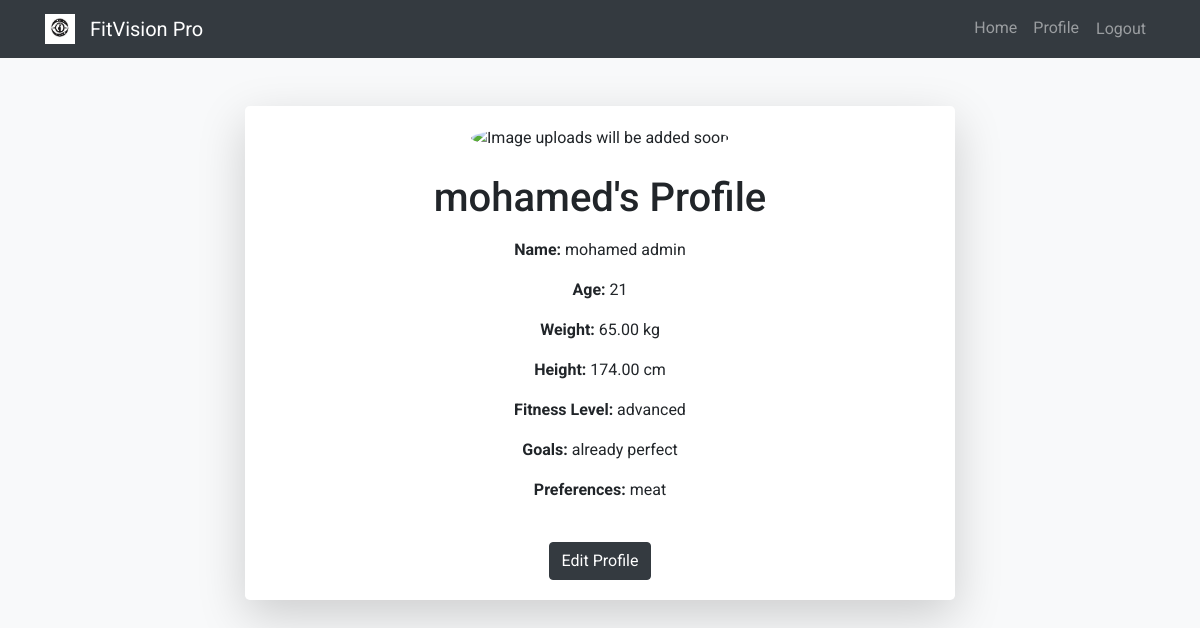
/accounts/profile/ (signed in), run on the app's committed database.
### authintication/models.py (models this page shows, shortened)
class Profile(models.Model):
    user = models.OneToOneField(User, on_delete=models.CASCADE)
    name = models.CharField(max_length=100)  # This should be a separate field
    age = models.IntegerField(null=True)
    weight = models.DecimalField(max_digits=5, decimal_places=2, null=True)
    height = models.DecimalField(max_digits=5, decimal_places=2, null=True)
    fitnessLevel = models.CharField(max_length=50, null=True)
    goals = models.TextField(null=True)
    preferences = models.CharField(max_length=20, null=True)

### authintication/views.py (the view)
# urls.py: path('profile/', views.profile_viewu, name='profile'),
@login_required
def profile_viewu(request):
    profile = request.user.profile
    return render(request, 'profile.html', {'profile': profile})

### authintication/templates/profile.html (shortened to what this page needs)
{% extends 'base_generic.html' %}
{% block content %}
  <div class="container mt-5">
    <div class="row justify-content-center">
      <div class="col-md-8">
        <div class="card shadow-lg border-0 rounded-lg">
          <div class="card-body text-center">
            <img src="" alt="Image uploads will be added soon" class="img-fluid rounded-circle mb-4" />
            <h1 class="mb-3">{{ user.username }}'s Profile</h1>
            <p>
              <strong>Name:</strong> {{ profile.name }}
            </p>
            <p>
              <strong>Age:</strong> {{ profile.age }}
            </p>
            <p>
              <strong>Weight:</strong> {{ profile.weight }} kg
            </p>
            <p>
              <strong>Height:</strong> {{ profile.height }} cm
            </p>
            <p>
              <strong>Fitness Level:</strong> {{ profile.fitnessLevel }}
            </p>
            <p>
              <strong>Goals:</strong> {{ profile.goals }}
            </p>
            <p>
              <strong>Preferences:</strong> {{ profile.preferences }}
            </p>
            <a href="{% url 'edit_profile' %}" class="btn btn-dark mt-4">Edit Profile</a>
          </div>
        </div>
      </div>
    </div>
  </div>
{% endblock %}

### FitVision/static/styles_base.css (style rules this page uses)
body { background-color: #f8f9fa; font-family: 'Roboto', sans-serif; }

### data on the page
Profile: name "mohamed admin", age "21", weight "65.00", height "174.00", fitnessLevel "advanced", goals "already perfect", preferences "meat"

### other printed values
{{ user.username }} "mohamed"
